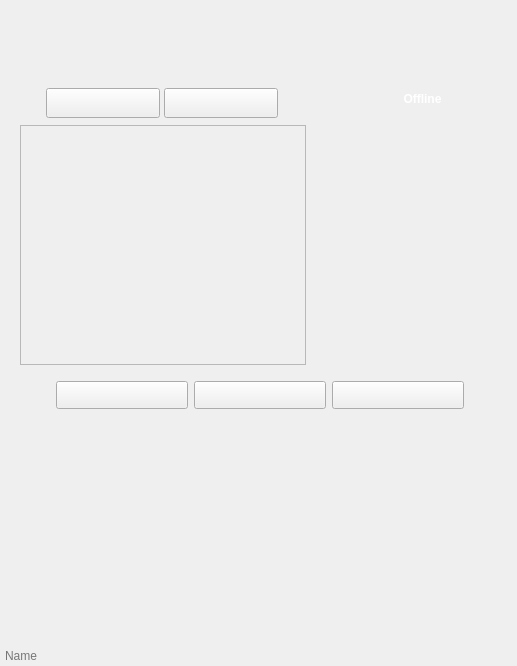
<?xml version="1.0" encoding="UTF-8"?>
<ui version="4.0">
 <class>Lobby</class>
 <widget class="QMainWindow" name="Lobby">
  <property name="geometry">
   <rect>
    <x>0</x>
    <y>0</y>
    <width>517</width>
    <height>666</height>
   </rect>
  </property>
  <property name="maximumSize">
   <size>
    <width>517</width>
    <height>666</height>
   </size>
  </property>
  <property name="windowTitle">
   <string>Attorney Online</string>
  </property>
  <property name="windowIcon">
   <iconset resource="resources.qrc">
    <normaloff>:/resource/logo.png</normaloff>:/resource/logo.png</iconset>
  </property>
  <widget class="QWidget" name="centralwidget">
   <widget class="QLabel" name="background">
    <property name="geometry">
     <rect>
      <x>0</x>
      <y>0</y>
      <width>517</width>
      <height>666</height>
     </rect>
    </property>
    <property name="text">
     <string/>
    </property>
    <property name="pixmap">
     <pixmap>../build-Attorney_Online_new-Desktop_Qt_5_7_0_GCC_64bit-Debug/base/themes/default/lobbybackground.png</pixmap>
    </property>
   </widget>
   <widget class="QPushButton" name="refresh">
    <property name="geometry">
     <rect>
      <x>56</x>
      <y>381</y>
      <width>132</width>
      <height>28</height>
     </rect>
    </property>
    <property name="text">
     <string/>
    </property>
    <property name="flat">
     <bool>false</bool>
    </property>
   </widget>
   <widget class="QPushButton" name="addtofav">
    <property name="geometry">
     <rect>
      <x>194</x>
      <y>381</y>
      <width>132</width>
      <height>28</height>
     </rect>
    </property>
    <property name="text">
     <string/>
    </property>
    <property name="flat">
     <bool>false</bool>
    </property>
   </widget>
   <widget class="QPushButton" name="connect">
    <property name="geometry">
     <rect>
      <x>332</x>
      <y>381</y>
      <width>132</width>
      <height>28</height>
     </rect>
    </property>
    <property name="text">
     <string/>
    </property>
    <property name="flat">
     <bool>false</bool>
    </property>
   </widget>
   <widget class="QPushButton" name="publicservers">
    <property name="geometry">
     <rect>
      <x>46</x>
      <y>88</y>
      <width>114</width>
      <height>30</height>
     </rect>
    </property>
    <property name="text">
     <string/>
    </property>
    <property name="flat">
     <bool>false</bool>
    </property>
   </widget>
   <widget class="QPushButton" name="favorites">
    <property name="geometry">
     <rect>
      <x>164</x>
      <y>88</y>
      <width>114</width>
      <height>30</height>
     </rect>
    </property>
    <property name="text">
     <string/>
    </property>
    <property name="flat">
     <bool>false</bool>
    </property>
   </widget>
   <widget class="QListWidget" name="serverlist">
    <property name="geometry">
     <rect>
      <x>20</x>
      <y>125</y>
      <width>286</width>
      <height>240</height>
     </rect>
    </property>
    <property name="palette">
     <palette>
      <active>
       <colorrole role="Base">
        <brush brushstyle="SolidPattern">
         <color alpha="0">
          <red>255</red>
          <green>255</green>
          <blue>255</blue>
         </color>
        </brush>
       </colorrole>
      </active>
      <inactive>
       <colorrole role="Base">
        <brush brushstyle="SolidPattern">
         <color alpha="0">
          <red>255</red>
          <green>255</green>
          <blue>255</blue>
         </color>
        </brush>
       </colorrole>
      </inactive>
      <disabled>
       <colorrole role="Base">
        <brush brushstyle="SolidPattern">
         <color alpha="255">
          <red>239</red>
          <green>235</green>
          <blue>231</blue>
         </color>
        </brush>
       </colorrole>
      </disabled>
     </palette>
    </property>
    <property name="font">
     <font>
      <weight>75</weight>
      <italic>false</italic>
      <bold>true</bold>
     </font>
    </property>
   </widget>
   <widget class="QLineEdit" name="chatname">
    <property name="geometry">
     <rect>
      <x>3</x>
      <y>646</y>
      <width>85</width>
      <height>19</height>
     </rect>
    </property>
    <property name="sizePolicy">
     <sizepolicy hsizetype="Fixed" vsizetype="Fixed">
      <horstretch>0</horstretch>
      <verstretch>0</verstretch>
     </sizepolicy>
    </property>
    <property name="palette">
     <palette>
      <active>
       <colorrole role="Base">
        <brush brushstyle="SolidPattern">
         <color alpha="0">
          <red>255</red>
          <green>255</green>
          <blue>255</blue>
         </color>
        </brush>
       </colorrole>
      </active>
      <inactive>
       <colorrole role="Base">
        <brush brushstyle="SolidPattern">
         <color alpha="0">
          <red>255</red>
          <green>255</green>
          <blue>255</blue>
         </color>
        </brush>
       </colorrole>
      </inactive>
      <disabled>
       <colorrole role="Base">
        <brush brushstyle="SolidPattern">
         <color alpha="255">
          <red>239</red>
          <green>235</green>
          <blue>231</blue>
         </color>
        </brush>
       </colorrole>
      </disabled>
     </palette>
    </property>
    <property name="font">
     <font>
      <pointsize>9</pointsize>
     </font>
    </property>
    <property name="frame">
     <bool>false</bool>
    </property>
    <property name="placeholderText">
     <string extracomment="Name">Name</string>
    </property>
   </widget>
   <widget class="QLineEdit" name="chatmessage">
    <property name="geometry">
     <rect>
      <x>93</x>
      <y>646</y>
      <width>424</width>
      <height>19</height>
     </rect>
    </property>
    <property name="palette">
     <palette>
      <active>
       <colorrole role="Base">
        <brush brushstyle="SolidPattern">
         <color alpha="0">
          <red>255</red>
          <green>255</green>
          <blue>255</blue>
         </color>
        </brush>
       </colorrole>
      </active>
      <inactive>
       <colorrole role="Base">
        <brush brushstyle="SolidPattern">
         <color alpha="0">
          <red>255</red>
          <green>255</green>
          <blue>255</blue>
         </color>
        </brush>
       </colorrole>
      </inactive>
      <disabled>
       <colorrole role="Base">
        <brush brushstyle="SolidPattern">
         <color alpha="255">
          <red>239</red>
          <green>235</green>
          <blue>231</blue>
         </color>
        </brush>
       </colorrole>
      </disabled>
     </palette>
    </property>
    <property name="font">
     <font>
      <pointsize>10</pointsize>
     </font>
    </property>
    <property name="frame">
     <bool>false</bool>
    </property>
   </widget>
   <widget class="QPlainTextEdit" name="description">
    <property name="geometry">
     <rect>
      <x>337</x>
      <y>109</y>
      <width>173</width>
      <height>245</height>
     </rect>
    </property>
    <property name="sizePolicy">
     <sizepolicy hsizetype="Fixed" vsizetype="Fixed">
      <horstretch>0</horstretch>
      <verstretch>0</verstretch>
     </sizepolicy>
    </property>
    <property name="maximumSize">
     <size>
      <width>173</width>
      <height>245</height>
     </size>
    </property>
    <property name="palette">
     <palette>
      <active>
       <colorrole role="Text">
        <brush brushstyle="SolidPattern">
         <color alpha="255">
          <red>255</red>
          <green>255</green>
          <blue>255</blue>
         </color>
        </brush>
       </colorrole>
       <colorrole role="Base">
        <brush brushstyle="SolidPattern">
         <color alpha="0">
          <red>255</red>
          <green>255</green>
          <blue>255</blue>
         </color>
        </brush>
       </colorrole>
       <colorrole role="ToolTipText">
        <brush brushstyle="SolidPattern">
         <color alpha="255">
          <red>255</red>
          <green>255</green>
          <blue>255</blue>
         </color>
        </brush>
       </colorrole>
      </active>
      <inactive>
       <colorrole role="Text">
        <brush brushstyle="SolidPattern">
         <color alpha="255">
          <red>255</red>
          <green>255</green>
          <blue>255</blue>
         </color>
        </brush>
       </colorrole>
       <colorrole role="Base">
        <brush brushstyle="SolidPattern">
         <color alpha="0">
          <red>255</red>
          <green>255</green>
          <blue>255</blue>
         </color>
        </brush>
       </colorrole>
       <colorrole role="ToolTipText">
        <brush brushstyle="SolidPattern">
         <color alpha="255">
          <red>255</red>
          <green>255</green>
          <blue>255</blue>
         </color>
        </brush>
       </colorrole>
      </inactive>
      <disabled>
       <colorrole role="Text">
        <brush brushstyle="SolidPattern">
         <color alpha="255">
          <red>190</red>
          <green>190</green>
          <blue>190</blue>
         </color>
        </brush>
       </colorrole>
       <colorrole role="Base">
        <brush brushstyle="SolidPattern">
         <color alpha="255">
          <red>239</red>
          <green>235</green>
          <blue>231</blue>
         </color>
        </brush>
       </colorrole>
       <colorrole role="ToolTipText">
        <brush brushstyle="SolidPattern">
         <color alpha="255">
          <red>255</red>
          <green>255</green>
          <blue>255</blue>
         </color>
        </brush>
       </colorrole>
      </disabled>
     </palette>
    </property>
    <property name="frameShape">
     <enum>QFrame::NoFrame</enum>
    </property>
    <property name="verticalScrollBarPolicy">
     <enum>Qt::ScrollBarAlwaysOff</enum>
    </property>
    <property name="horizontalScrollBarPolicy">
     <enum>Qt::ScrollBarAlwaysOff</enum>
    </property>
    <property name="sizeAdjustPolicy">
     <enum>QAbstractScrollArea::AdjustIgnored</enum>
    </property>
    <property name="readOnly">
     <bool>true</bool>
    </property>
    <property name="plainText">
     <string/>
    </property>
   </widget>
   <widget class="QPlainTextEdit" name="chatbox">
    <property name="geometry">
     <rect>
      <x>2</x>
      <y>445</y>
      <width>515</width>
      <height>198</height>
     </rect>
    </property>
    <property name="palette">
     <palette>
      <active>
       <colorrole role="Base">
        <brush brushstyle="SolidPattern">
         <color alpha="0">
          <red>255</red>
          <green>255</green>
          <blue>255</blue>
         </color>
        </brush>
       </colorrole>
      </active>
      <inactive>
       <colorrole role="Base">
        <brush brushstyle="SolidPattern">
         <color alpha="0">
          <red>255</red>
          <green>255</green>
          <blue>255</blue>
         </color>
        </brush>
       </colorrole>
      </inactive>
      <disabled>
       <colorrole role="Base">
        <brush brushstyle="SolidPattern">
         <color alpha="255">
          <red>239</red>
          <green>235</green>
          <blue>231</blue>
         </color>
        </brush>
       </colorrole>
      </disabled>
     </palette>
    </property>
    <property name="frameShape">
     <enum>QFrame::NoFrame</enum>
    </property>
    <property name="readOnly">
     <bool>true</bool>
    </property>
   </widget>
   <widget class="QListWidget" name="favoritelist">
    <property name="geometry">
     <rect>
      <x>20</x>
      <y>125</y>
      <width>286</width>
      <height>240</height>
     </rect>
    </property>
    <property name="palette">
     <palette>
      <active>
       <colorrole role="Base">
        <brush brushstyle="SolidPattern">
         <color alpha="0">
          <red>255</red>
          <green>255</green>
          <blue>255</blue>
         </color>
        </brush>
       </colorrole>
      </active>
      <inactive>
       <colorrole role="Base">
        <brush brushstyle="SolidPattern">
         <color alpha="0">
          <red>255</red>
          <green>255</green>
          <blue>255</blue>
         </color>
        </brush>
       </colorrole>
      </inactive>
      <disabled>
       <colorrole role="Base">
        <brush brushstyle="SolidPattern">
         <color alpha="255">
          <red>239</red>
          <green>235</green>
          <blue>231</blue>
         </color>
        </brush>
       </colorrole>
      </disabled>
     </palette>
    </property>
    <property name="font">
     <font>
      <weight>75</weight>
      <italic>false</italic>
      <bold>true</bold>
     </font>
    </property>
   </widget>
   <widget class="QLabel" name="onlinestatus">
    <property name="geometry">
     <rect>
      <x>338</x>
      <y>91</y>
      <width>169</width>
      <height>16</height>
     </rect>
    </property>
    <property name="palette">
     <palette>
      <active>
       <colorrole role="WindowText">
        <brush brushstyle="SolidPattern">
         <color alpha="255">
          <red>255</red>
          <green>255</green>
          <blue>255</blue>
         </color>
        </brush>
       </colorrole>
       <colorrole role="Text">
        <brush brushstyle="SolidPattern">
         <color alpha="255">
          <red>255</red>
          <green>255</green>
          <blue>255</blue>
         </color>
        </brush>
       </colorrole>
       <colorrole role="ButtonText">
        <brush brushstyle="SolidPattern">
         <color alpha="255">
          <red>255</red>
          <green>255</green>
          <blue>255</blue>
         </color>
        </brush>
       </colorrole>
      </active>
      <inactive>
       <colorrole role="WindowText">
        <brush brushstyle="SolidPattern">
         <color alpha="255">
          <red>255</red>
          <green>255</green>
          <blue>255</blue>
         </color>
        </brush>
       </colorrole>
       <colorrole role="Text">
        <brush brushstyle="SolidPattern">
         <color alpha="255">
          <red>255</red>
          <green>255</green>
          <blue>255</blue>
         </color>
        </brush>
       </colorrole>
       <colorrole role="ButtonText">
        <brush brushstyle="SolidPattern">
         <color alpha="255">
          <red>255</red>
          <green>255</green>
          <blue>255</blue>
         </color>
        </brush>
       </colorrole>
      </inactive>
      <disabled>
       <colorrole role="WindowText">
        <brush brushstyle="SolidPattern">
         <color alpha="255">
          <red>190</red>
          <green>190</green>
          <blue>190</blue>
         </color>
        </brush>
       </colorrole>
       <colorrole role="Text">
        <brush brushstyle="SolidPattern">
         <color alpha="255">
          <red>190</red>
          <green>190</green>
          <blue>190</blue>
         </color>
        </brush>
       </colorrole>
       <colorrole role="ButtonText">
        <brush brushstyle="SolidPattern">
         <color alpha="255">
          <red>190</red>
          <green>190</green>
          <blue>190</blue>
         </color>
        </brush>
       </colorrole>
      </disabled>
     </palette>
    </property>
    <property name="font">
     <font>
      <weight>75</weight>
      <bold>true</bold>
     </font>
    </property>
    <property name="layoutDirection">
     <enum>Qt::LeftToRight</enum>
    </property>
    <property name="text">
     <string>Offline</string>
    </property>
    <property name="alignment">
     <set>Qt::AlignCenter</set>
    </property>
   </widget>
  </widget>
 </widget>
 <resources>
  <include location="resources.qrc"/>
 </resources>
 <connections/>
</ui>
